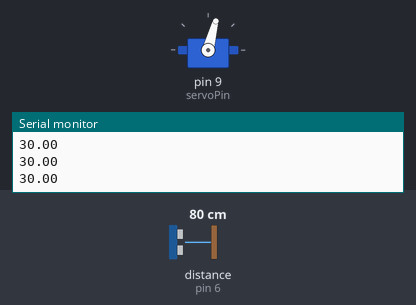
This sketch was run on a simulated Arduino Uno, built with avr-gcc and run on an emulated ATmega328P. On the bench: servo, the last lines printed to the serial monitor. Wiring (inferred from the names in the program): ultrasonic range finder: trigger pin 7; echo pin 6. The test bench sets the inputs (shaded band); at power-on: distance to the obstacle (sensor on pin 6) 80 cm. The echo pulse lasts 58.3 µs per cm.

Above: at 2.2 s.
2.3 s: distance to the obstacle (sensor on pin 6) set to 2 cm
At 3.6 s:
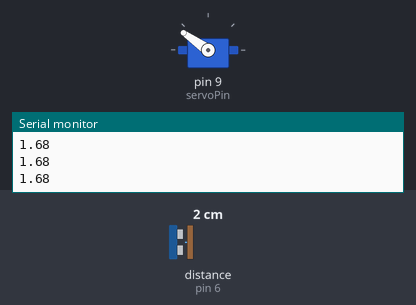
3.9 s: distance to the obstacle (sensor on pin 6) set to 4 cm
At 3.98 s:
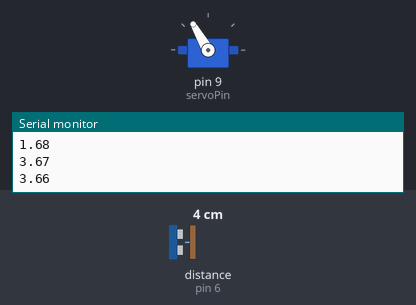
5.5 s: distance to the obstacle (sensor on pin 6) set to 18 cm
At 6.6 s:
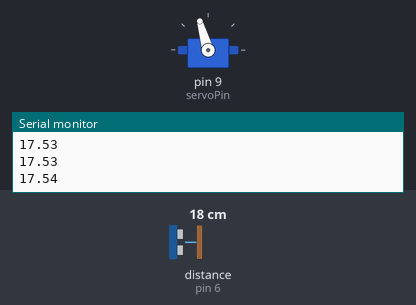
7.1 s: distance to the obstacle (sensor on pin 6) set to 23 cm
At 8.2 s:
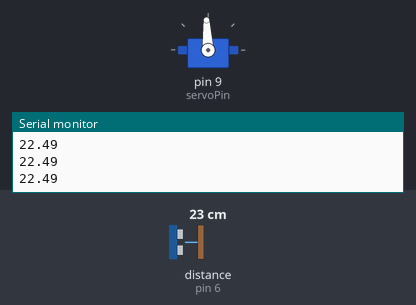
8.8 s: distance to the obstacle (sensor on pin 6) set to 17 cm
At 8.89 s:
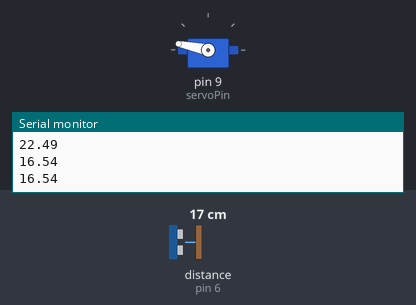
10.4 s: distance to the obstacle (sensor on pin 6) set to 35 cm
At 10.53 s:
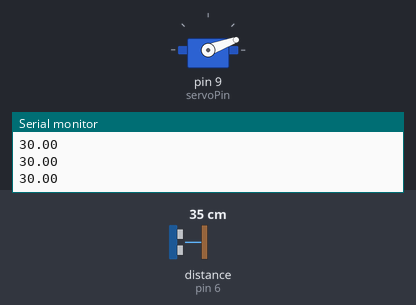
Timing chart, 0 to 13.0 s (numbered marks = the images above; inputs shaded):
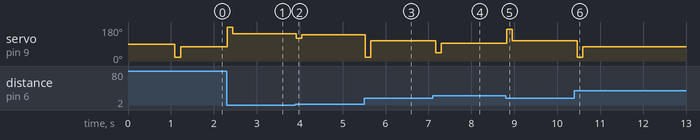

The sketch:

018.PID_Control.ino
```cpp
#include <PID_v1.h>
#include <Servo.h>

Servo myServo;
int servoPin = 9;
int echoPin = 6;
int trigPin = 7;

float Kp = 2.5;                //P게인 값
float Ki = 0;                  //I게인 값
float Kd = 1;                  //D게인 값
double Setpoint, Input, Output, ServoOutput;

float duration, distance;

//PID객체 생성
PID myPID(&Input, &Output, &Setpoint, Kp, Ki, Kd, DIRECT);

void setup() {
  Serial.begin(9600);
  myServo.attach(servoPin);

  //막대 위의 공의 위치를 측정값 함수 호출
  Input = readPosition();

  //초음파 센서 설정
  pinMode(trigPin, OUTPUT);
  pinMode(echoPin, INPUT);

  //PID모드를 AUTOMATIC으로 설정
  myPID.SetMode(AUTOMATIC);
  //PID의 값을 최소 -80부터 최대 80까지 설정
  myPID.SetOutputLimits(-80,80);
}

void loop() {
  //막대 중앙 위치(Set Point를 15cm로 설정)
  Setpoint = 20;
  //공의 위치 측정
  Input = readPosition();

  //PID계산
  myPID.Compute();

  //서보모터의 각도 설정(100도는 서보모터가 수평을 이루었을 때 각도)
  ServoOutput=100+Output;
  //서보모터에게 값 전달
  myServo.write(ServoOutput);
}


float readPosition() {
  delay(40);

  //초음파 센서 거리 측정 부분
  digitalWrite(trigPin, HIGH);
  delayMicroseconds(10);
  digitalWrite(trigPin, LOW);

  duration = pulseIn(echoPin, HIGH);
  distance = ((float)(340 * duration) / 10000) / 2;


  if(distance > 30) {
    distance=30;
  }

  Serial.println(distance);

  return distance;
}
```

Measured:
- after the input at 2.3 s, servo on pin 9 (servoPin): 75° → 180° at once, → 145° 0.12 s later
- after the input at 3.9 s, servo on pin 9 (servoPin): 145° → 120° at once, → 140° 0.12 s later
- after the input at 5.5 s, servo on pin 9 (servoPin): 140° → 20° at once, → 106° 0.13 s later
- after the input at 7.1 s, servo on pin 9 (servoPin): 106° → 44° after 0.07 s, → 93° 0.13 s later
- after the input at 8.8 s, servo on pin 9 (servoPin): 93° → 168° at once, → 108° 0.13 s later
- after the input at 10.4 s, servo on pin 9 (servoPin): 108° → 20° after 0.07 s, → 75° 0.13 s later
